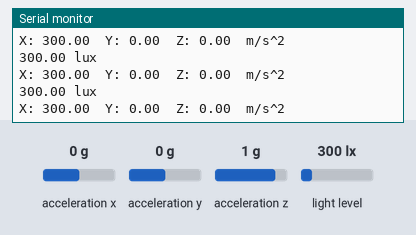
The sketch below on a simulated ESP32. Shown: the last lines printed to the serial monitor. The test bench sets the inputs (shaded band); at power-on: light level 300 lx, acceleration x 0 g, acceleration y 0 g, acceleration z 1 g.

Above: at 1.3 s.
1.4 s: light level set to 40 lx
At 2.0 s:
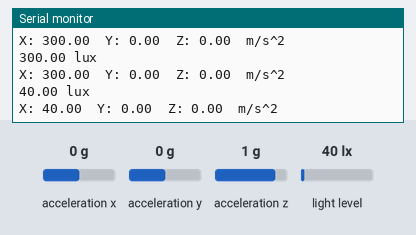
2.9 s: light level set to 500 lx
At 3.5 s:
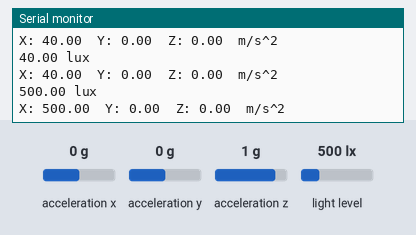
Timing chart, 0 to 5.9 s (numbered marks = the images above; inputs shaded):
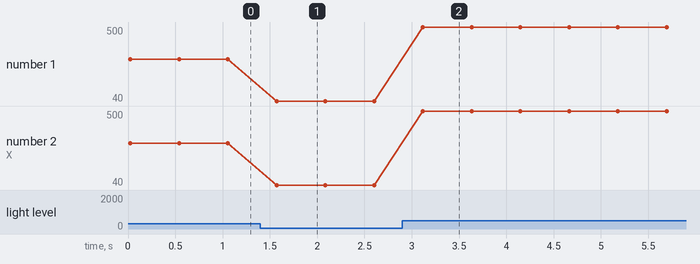

Measured:
- after the input at 1.4 s, the serial monitor: prints a new line after 0.17 s (image 1)
- after the input at 2.9 s, the serial monitor: prints a new line after 0.22 s (image 2)
- plotted number 1: 300 → 40 after the input at 1.4 s, 40 → 500 after the input at 2.9 s
- plotted number 2: 300 → 40 after the input at 1.4 s, 40 → 500 after the input at 2.9 s

The sketch:

Solar.ino
```cpp
#include <Adafruit_ADXL345_U.h>
#include <Adafruit_TSL2561_U.h>
#include <pgmspace.h>
#include <Wire.h>
#include <SoftwareSerial.h>

SoftwareSerial ss(4,5); // (rx, tx)
// TSL2561_ADDR_FLOAT is the I2C address of the light sensor if the ADDR pin is floating (disconnected)
// 0xBEEF is the sensor's unique ID, with respect to Adafruit's "Adafruit_Sensor" library,
// which I guess allows you to log from a bunch of sensors or something.
Adafruit_TSL2561_Unified tsl = Adafruit_TSL2561_Unified(TSL2561_ADDR_FLOAT, 0xBEEF);

// 0xF00D is the accelerometer's unique ID
Adafruit_ADXL345_Unified accel = Adafruit_ADXL345_Unified(0xF00D);

void setup() {
  Wire.begin(12,13); // (sda,scl)

  Serial.begin(115200); // Hardware serial

  ss.begin(9600); // Virtual serial

  tsl.enableAutoRange(true); // Light sensor auto-selects between 1x and 16x gain
  tsl.setIntegrationTime(TSL2561_INTEGRATIONTIME_13MS); // Fast integration, low resolution

  accel.setRange(ADXL345_RANGE_2_G); // 2G max accel
  accel.setDataRate(ADXL345_DATARATE_50_HZ); // 50Hz refresh rate


  delay(10); // Let things settle (probably not necessary)

}


void loop() {
  // Light sensor stuff
  sensors_event_t event; // The sensor event (see Adafruit's sensor library)
  tsl.getEvent(&event); // Read an event from the light sensor
  if (event.light != 0) {
    Serial.print(event.light); Serial.println(" lux");
  } else { // 0 light means probable overload
    Serial.println("Light sensor overload.");
  }

  // Accelerometer stuff
  sensors_event_t accel_event;
  accel.getEvent(&accel_event);
  Serial.print("X: "); Serial.print(event.acceleration.x); Serial.print("  ");
  Serial.print("Y: "); Serial.print(event.acceleration.y); Serial.print("  ");
  Serial.print("Z: "); Serial.print(event.acceleration.z); Serial.print("  ");Serial.println("m/s^2 ");


  delay(500);

  // Soft serial stuff
//  while(!ss.available()){};
//  char result = ss.read();
//  Serial.print(result);
}
```
